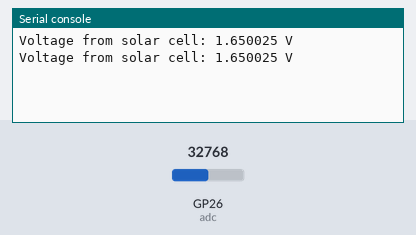
This program was run on a simulated Raspberry Pi Pico running MicroPython. On the bench: the last lines printed to the serial console. The test bench sets the inputs (shaded band); at power-on: GP26 (adc) = 32768 (analog values on the 0–65535 scale).

Above: at 1.2 s.
1.3 s: GP26 (adc) set to 45874
At 2.5 s:
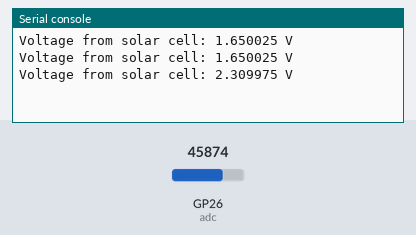
2.8 s: GP26 (adc) set to 57670
At 3.8 s:
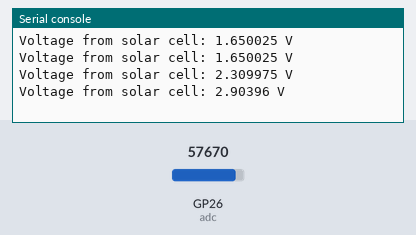
Timing chart, 0 to 5.8 s (numbered marks = the images above; inputs shaded):
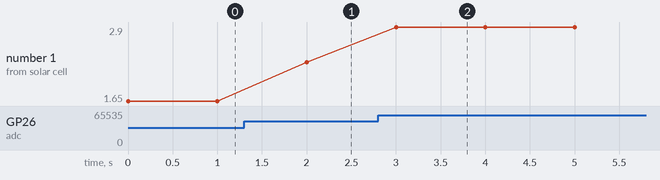

The program:

solarcell_sensing.py
```python
from machine import ADC, Pin
import time

adc = ADC(Pin(26))
V_REF = 3.3

def read_voltage():
    adc_value = adc.read_u16()
    voltage = (adc_value / 65535) * V_REF
    return voltage

while True:
    voltage = read_voltage()
    print("Voltage from solar cell:", voltage, "V")
    time.sleep(1)
```

Measured:
- after the input at 1.3 s, the serial console: prints a new line after 0.70 s (image 1)
- after the input at 2.8 s, the serial console: prints a new line after 0.20 s (image 2)
- plotted number 1: 1.65 → 2.31 after the input at 1.3 s, 2.31 → 2.9 after the input at 2.8 s
